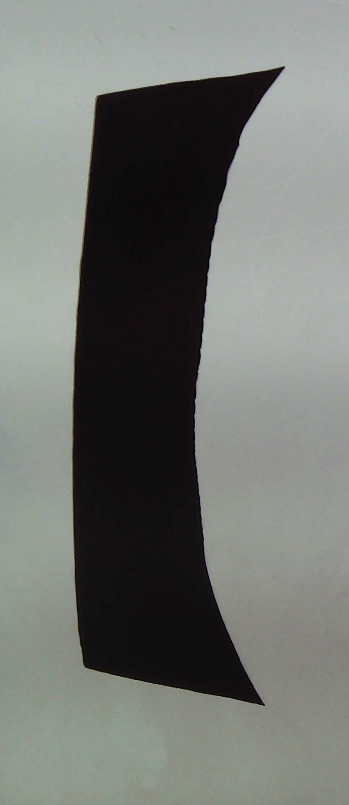
#> input picture Resources/55.jpg, 698 x 1610 px (shown at 1/2 size)
$ python CutPanelAudit.py
#> lines starting #> are read from the running program, lines starting #| are printed output that depends on the picture; after the words box and inside, x2 and y2 are one past the last pixel; in counts of white or black regions, pixels touching at a corner belong together; long printed decimals are rounded
### StackImage.py

import cv2
import numpy as np


def stackImages(scale, imgArray):
    rows = len(imgArray)
    cols = len(imgArray[0])
    rowsAvailable = isinstance(imgArray[0], list)
    width = imgArray[0][0].shape[1]
    height = imgArray[0][0].shape[0]
    if rowsAvailable:
        for x in range(0, rows):
            for y in range(0, cols):
                if imgArray[x][y].shape[:2] == imgArray[0][0].shape[:2]:
                    imgArray[x][y] = cv2.resize(imgArray[x][y], (0, 0), None, scale, scale)
                else:
                    imgArray[x][y] = cv2.resize(imgArray[x][y], (imgArray[0][0].shape[1], imgArray[0][0].shape[0]),
                                                None, scale, scale)
                if len(imgArray[x][y].shape) == 2: imgArray[x][y] = cv2.cvtColor(imgArray[x][y], cv2.COLOR_GRAY2BGR)
        imageBlank = np.zeros((height, width, 3), np.uint8)
        hor = [imageBlank] * rows
        hor_con = [imageBlank] * rows
        for x in range(0, rows):
            hor[x] = np.hstack(imgArray[x])
        ver = np.vstack(hor)
    else:
        for x in range(0, rows):
            if imgArray[x].shape[:2] == imgArray[0].shape[:2]:
                imgArray[x] = cv2.resize(imgArray[x], (0, 0), None, scale, scale)
            else:
                imgArray[x] = cv2.resize(imgArray[x], (imgArray[0].shape[1], imgArray[0].shape[0]), None, scale, scale)
            if len(imgArray[x].shape) == 2: imgArray[x] = cv2.cvtColor(imgArray[x], cv2.COLOR_GRAY2BGR)
        hor = np.hstack(imgArray)
        ver = hor
    return ver

### CutPanelAudit.py

import cv2
from StackImage import stackImages

# declaring the paths
path1 = 'Resources/55.jpg'

# reading the images
img1 = cv2.imread(path1)
#> img1 is the input picture: shape (1610, 698, 3); mean B, G, R 112.6, 117, 114

# copying the images to draw contours
imgContour1 = img1.copy()

# adding a blur
imgBlur1 = cv2.GaussianBlur(img1, (3, 3), 1)

# converting to gray
imgGray1 = cv2.cvtColor(imgBlur1, cv2.COLOR_BGR2GRAY)

ret, thresh1 = cv2.threshold(imgGray1, 100, 225, cv2.THRESH_BINARY_INV)
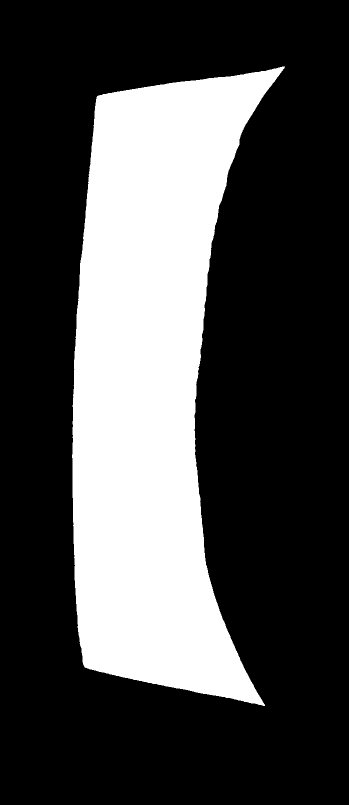
#> thresh1: shape (1610, 698) (shown at 1/2 size); values 0 (black) and 225 (white), 29.3% white; 1 white region, box (x1, y1, x2, y2) and area: (144, 133, 570, 1412) 329081

# canny edge detection
imgCanny1 = cv2.Canny(thresh1, 0, 220)
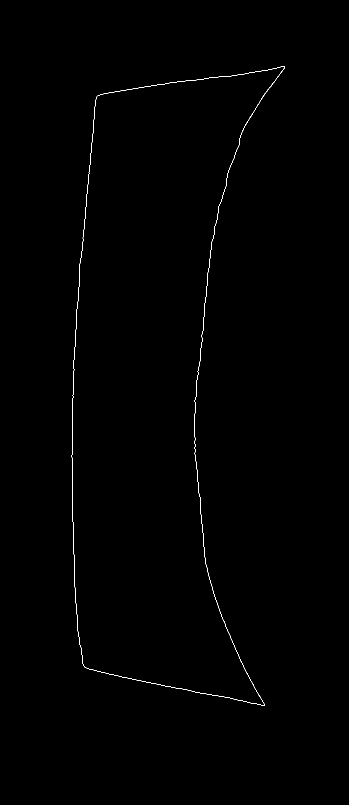
#> imgCanny1: shape (1610, 698) (shown at 1/2 size); 0.29% white in thin lines or dots, all inside (x1, y1, x2, y2) = (143, 132, 570, 1412)

# finding contours
contours1, hierarchy = cv2.findContours(imgCanny1, cv2.RETR_EXTERNAL, cv2.CHAIN_APPROX_NONE)
#> contours1 = 1 contour; box (x1, y1, x2, y2) and area: (143, 132, 570, 1412) 329270
cnt1 = contours1[0]
#> cnt1 = contour of 3155 points, box (x1, y1, x2, y2) (143, 132, 570, 1412), area 329270

# calculating area
area1 = cv2.contourArea(cnt1)
#> area1 = 329269.5

# calculating perimeter
peri1 = cv2.arcLength(cnt1, True)
#> peri1 = 3396.5

# printing values
print("Area Of Shape 1 : ", area1)
#| Area Of Shape 1 :  329269.5
print("\n")
print("Perimeter Of Shape 1 : ", peri1)
#| Perimeter Of Shape 1 :  3396.486
print("\n")

# drawing contours
cv2.drawContours(imgContour1, cnt1, -1, (255, 0, 0), 3)
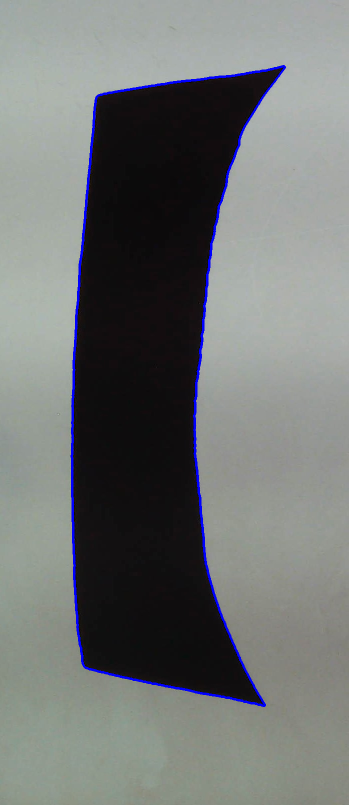
#> imgContour1: shape (1610, 698, 3) (shown at 1/2 size); 1.4% of pixels changed, all inside (x1, y1, x2, y2) = (141, 130, 572, 1414)
# declaring an array and calling the stackImage Function in StackImage.py
imgStack = stackImages(0.2, ([img1, imgGray1, imgBlur1, imgCanny1, imgContour1]))
#> in stackImages, `rows = len(imgArray)`: rows = 5
#> in stackImages, `cols = len(imgArray[0])`: cols = 1610
#> in stackImages, `rowsAvailable = isinstance(imgArray[0], list)`: rowsAvailable = False
#> after the loop in stackImages, `for x in range(0, rows):`: imgArray = 5 items
#> in stackImages, `hor = np.hstack(imgArray)`:
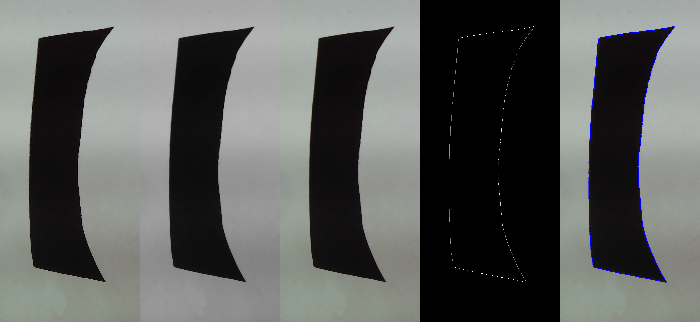
#> hor: shape (322, 700, 3); mean of channels 0, 1, 2 91.3, 93.2, 91.4; drawn as B, G, R

# displaying the stack
cv2.imshow("Stack", imgStack)

# added a wait key
cv2.waitKey(0)
